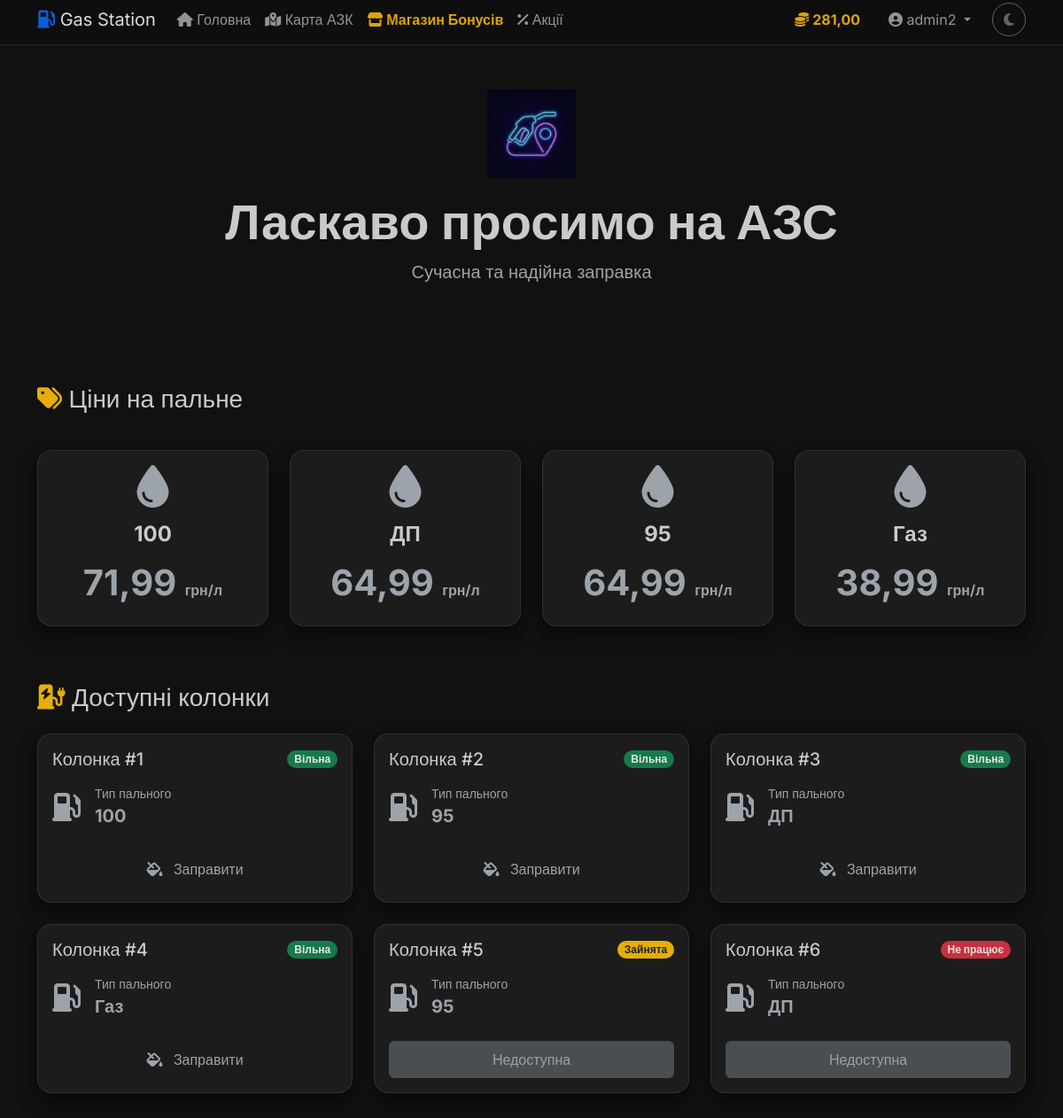
The page / (signed in) on the database its author committed.
### core/models.py (models this page shows, shortened)
class Profile(models.Model):
    user = models.OneToOneField(User, on_delete=models.CASCADE, related_name='profile', verbose_name="Користувач")
    bonus_balance = models.DecimalField(max_digits=10, decimal_places=2, default=0, verbose_name="Бонусний баланс")
    class Meta:
        verbose_name = "Профіль"
        verbose_name_plural = "Профілі"

class Fuel(models.Model):
    name = models.CharField(max_length=50, verbose_name="Назва")
    price = models.DecimalField(max_digits=6, decimal_places=2, verbose_name="Ціна")
    stock = models.DecimalField(max_digits=10, decimal_places=2, verbose_name="Залишок")
    color_code = models.CharField(max_length=7, default='#ffffff', verbose_name="Колір (HEX)")
    class Meta:
        verbose_name = "Пальне"
        verbose_name_plural = "Пальне"

class Pump(models.Model):
    STATUS_CHOICES = [
        ('AVAILABLE', 'Вільна'),
        ('BUSY', 'Зайнята'),
        ('OUT_OF_ORDER', 'Не працює'),
    ]
    name = models.CharField(max_length=50, verbose_name="Назва/Номер")
    fuel = models.ForeignKey(Fuel, on_delete=models.CASCADE, related_name='pumps', verbose_name="Тип пального")
    status = models.CharField(max_length=20, choices=STATUS_CHOICES, default='AVAILABLE', verbose_name="Статус")
    class Meta:
        verbose_name = "Колонка"
        verbose_name_plural = "Колонки"

### core/views.py (the view)
# urls.py: path('', views.index, name='index'),
def index(request):
    pumps = Pump.objects.all()
    fuels = Fuel.objects.all()
    return render(request, 'core/index.html', {'pumps': pumps, 'fuels': fuels})

### core/templates/core/index.html (shortened to what this page needs)
{% extends 'core/base.html' %}
{% block content %}
<div class="row mb-5 pt-4">
    <div class="col-12 text-center mb-5">
        <img src="/static/images/logo.png" alt="Logo" style="height: 100px; opacity: 0.8;" class="mb-3">
        <h1 class="display-4 fw-bold">Ласкаво просимо на АЗС</h1>
        <p class="lead text-muted">Сучасна та надійна заправка</p>
    </div>
</div>
<div class="row mb-5 g-4">
    <div class="col-12">
        <h3 class="mb-3"><i class="fas fa-tags text-warning"></i> Ціни на пальне</h3>
    </div>
    {% for fuel in fuels %}
    <div class="col-md-3 mb-3">
        <div class="card h-100 border-fuel-{{ fuel.id }}">
            <div class="card-body text-center d-flex flex-column justify-content-center">
                <div class="mb-3">
                    <i class="fas fa-tint fa-3x text-fuel-{{ fuel.id }}"></i>
                </div>
                <h4 class="card-title fw-bold">{{ fuel.name }}</h4>
                <div class="display-6 fw-bold my-2">
                    {{ fuel.price }} <span class="fs-6 text-muted">грн/л</span>
                </div>
            </div>
        </div>
    </div>
    {% endfor %}
</div>
<div class="row">
    <div class="col-12">
        <h3 class="mb-4"><i class="fas fa-charging-station text-warning"></i> Доступні колонки</h3>
    </div>
    {% for pump in pumps %}
    <div class="col-md-4 mb-4">
        <div class="card h-100 border-fuel-{{ pump.fuel.id }}">
            <div class="card-body">
                <div class="d-flex justify-content-between align-items-center mb-3">
                    <h5 class="card-title mb-0">{{ pump.name }}</h5>
                    {% if pump.status == 'AVAILABLE' %}
                    <span class="badge bg-success rounded-pill">Вільна</span>
                    {% elif pump.status == 'BUSY' %}
                    <span class="badge bg-warning text-dark rounded-pill">Зайнята</span>
                    {% else %}
                    <span class="badge bg-danger rounded-pill">Не працює</span>
                    {% endif %}
                </div>
                <div class="my-3">
                    <div class="d-flex align-items-center">
                        <i class="fas fa-gas-pump fa-2x me-3 text-fuel-{{ pump.fuel.id }}"></i>
                        <div>
                            <div class="small text-muted">Тип пального</div>
                            <div class="fw-bold fs-5">{{ pump.fuel.name }}</div>
                        </div>
                    </div>
                </div>
                {% if pump.status == 'AVAILABLE' %}
                <button type="button" class="btn btn-fuel-{{ pump.fuel.id }} w-100 py-2 mt-2 shadow-sm"
                    data-bs-toggle="modal" data-bs-target="#fuelModal{{ pump.id }}">
                    <i class="fas fa-fill-drip me-2"></i> Заправити
                </button>
                {% else %}
                <button class="btn btn-secondary w-100 py-2 mt-2" disabled>Недоступна</button>
                {% endif %}
            </div>
        </div>
    </div>
    {% endfor %}
</div>
{% endblock %}

### core/templates/core/base.html (shortened to what this page needs)
<!DOCTYPE html>
<html lang="uk" data-bs-theme="dark">
<head>
    <link href="https://cdn.jsdelivr.net/npm/bootstrap@5.3.0/dist/css/bootstrap.min.css" rel="stylesheet">
    <link rel="stylesheet" href="https://cdnjs.cloudflare.com/ajax/libs/font-awesome/6.4.0/css/all.min.css">
    <link href="/static/css/style.css" rel="stylesheet">
</head>
<body>
    <nav class="navbar navbar-expand-lg sticky-top">
        <div class="container">
            <a class="navbar-brand" href="/">
                <i class="fas fa-gas-pump text-primary"></i> Gas Station
            </a>
            <div class="collapse navbar-collapse" id="navbarNav">
                <ul class="navbar-nav me-auto">
                    <li class="nav-item">
                        <a class="nav-link" href="/"><i class="fas fa-home"></i> Головна</a>
                    </li>
                    <li class="nav-item">
                        <a class="nav-link" href="{% url 'map' %}"><i class="fas fa-map-marked-alt"></i> Карта АЗК</a>
                    </li>
                    <li class="nav-item">
                        <a class="nav-link text-warning fw-bold" href="{% url 'shop' %}"><i class="fas fa-store"></i>
                            Магазин Бонусів</a>
                    </li>
                    <li class="nav-item">
                        <a class="nav-link" href="{% url 'promotions' %}"><i class="fas fa-percentage"></i> Акції</a>
                    </li>
                </ul>
                <ul class="navbar-nav ms-auto align-items-center">
                    {% if user.is_authenticated %}
                    <li class="nav-item me-3">
                        <a href="{% url 'profile' %}" class="nav-link fw-bold text-warning">
                            <i class="fas fa-coins"></i> {{ user.profile.bonus_balance|default:"0" }}
                        </a>
                    </li>
                    <li class="nav-item dropdown">
                        <a class="nav-link dropdown-toggle" href="#" role="button" data-bs-toggle="dropdown">
                            <i class="fas fa-user-circle"></i> {{ user.username }}
                        </a>
                    </li>
                    {% endif %}
                    <li class="nav-item ms-3">
                        <button class="btn btn-outline-secondary rounded-circle" id="themeToggle">
                            <i class="fas fa-moon"></i>
                        </button>
                    </li>
                </ul>
            </div>
        </div>
    </nav>
    <div class="container mt-4">
        {% block content %}{% endblock %}
    </div>
</body>
</html>

### static/css/style.css (style rules this page uses)
:root { --bg-body: #f8f9fa; --bg-card: #ffffff; --text-primary: #343a40; --text-muted: #6c757d; --border-color: rgba(0, 0, 0, 0.1); --shadow-soft: 0 4px 15px rgba(0, 0, 0, 0.05); --navbar-bg: rgba(255, 255, 255, 0.85); --modal-bg: #ffffff; --input-bg: #f8f9fa; --input-text: #212529; }
[data-bs-theme="dark"] { --bg-body: #121212; --bg-card: #1e1e1e; --text-primary: #e0e0e0; --text-muted: #adb5bd; --border-color: rgba(255, 255, 255, 0.1); --shadow-soft: 0 10px 20px rgba(0, 0, 0, 0.5); --navbar-bg: rgba(18, 18, 18, 0.8); --modal-bg: #1e1e1e; --input-bg: #2b2b2b; --input-text: #ffffff; }
body { background-color: var(--bg-body); color: var(--text-primary); font-family: 'Inter', sans-serif; transition: background-color 0.3s ease, color 0.3s ease; }
.navbar { background-color: var(--navbar-bg) !important; backdrop-filter: blur(10px); border-bottom: 1px solid var(--border-color); transition: background-color 0.3s ease; }
.card { background-color: var(--bg-card) !important; border: 1px solid var(--border-color) !important; border-radius: 16px; box-shadow: var(--shadow-soft); transition: all 0.3s ease; }
h1, h2, h3, h4, h5, h6, .card-title { color: var(--text-primary) !important; }
.text-muted { color: var(--text-muted) !important; }

### rows shown on the page
Fuel: name "100", price "71,99"
Fuel: name "ДП", price "64,99"
Fuel: name "95", price "64,99"
Fuel: name "Газ", price "38,99"
Pump: name "Колонка #1", status "Вільна", fuel.name "100"
Pump: name "Колонка #2", status "Вільна", fuel.name "95"
Pump: name "Колонка #3", status "Вільна", fuel.name "ДП"
Pump: name "Колонка #4", status "Вільна", fuel.name "Газ"
Pump: name "Колонка #5", status "Зайнята", fuel.name "95"
Pump: name "Колонка #6", status "Не працює", fuel.name "ДП"

### other values the page prints
{{ user.profile.bonus_balance|default:"0" }} "281,00"
{{ user.username }} "admin2"
